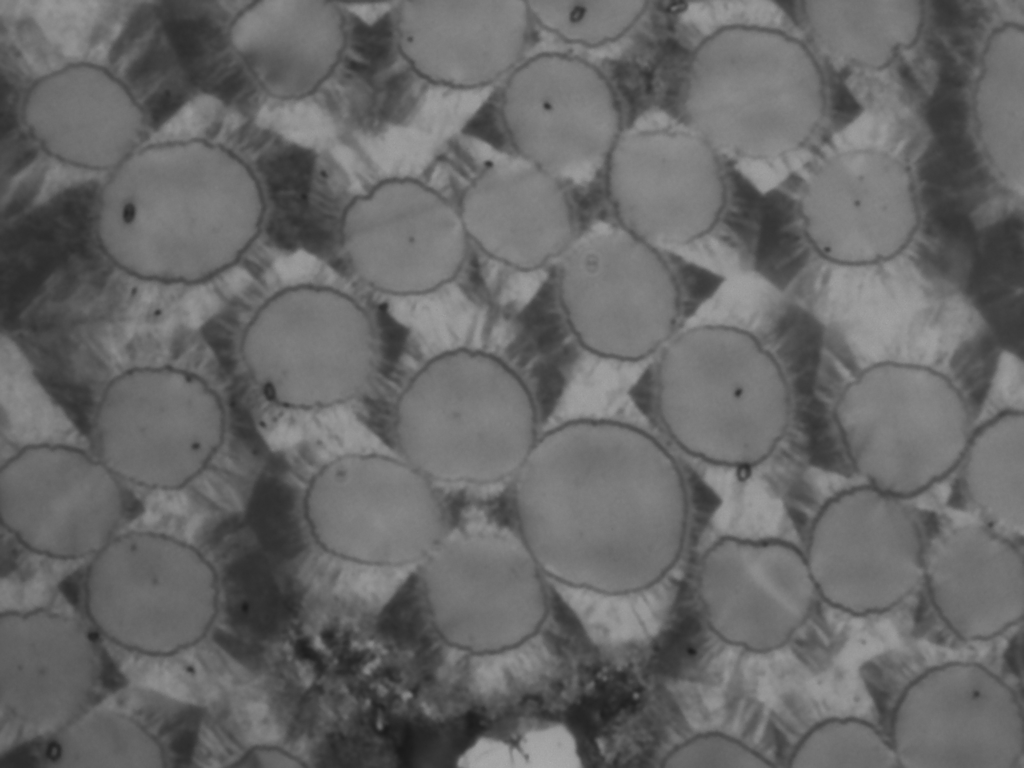
//> input picture imagz_seg/Display_image/MyImage.jpg, 2048 x 1536 px (shown at 1/2 size)
$ ./display_image   (built with g++ and OpenCV 4)
//> lines starting //> are read from the running program, lines starting //| are printed output that depends on the picture; after the words box and inside, x2 and y2 are one past the last pixel; in counts of white or black regions, pixels touching at a corner belong together
#include <math.h>
#include <opencv2/opencv.hpp>
#include <iostream>
#include <fstream>

using namespace cv;
using namespace std;


//------------------------------------------------//
int main(int argc, char** argv)
{
 // Read the image file
 Mat img = imread("MyImage.jpg");
//> img is the input picture: 1536 rows x 2048 cols, CV_8UC3; min 26, max 175, mean 104.1

 // Check for failure
 if (img.empty())
 {
  cout << "Could not open or find the image" << endl;
  cin.get(); //wait for any key press
  return -1;
 }


/*---------Image Segmentation with Distance Transform and Watershed Algorithm --------*/

 //Note the image is img loaded correctly
Mat src = imread("MyImage.jpg");


/*
Any grayscale image can be viewed as a topographic surface where high intensity denotes peaks and hills while low intensity denotes valleys. You start filling every isolated valleys (local minima) with different colored water (labels). As the water rises, depending on the peaks (gradients) nearby, water from different valleys, obviously with different colors will start to merge. To avoid that, you build barriers in the locations where water merges. You continue the work of filling water and building barriers until all the peaks are under water. Then the barriers you created gives you the segmentation result. This is the "philosophy" behind the watershed. You can visit the CMM webpage on watershed to understand it with the help of some animations.

But this approach gives you oversegmented result due to noise or any other irregularities in the image. So OpenCV implemented a marker-based watershed algorithm where you specify which are all valley points are to be merged and which are not. It is an interactive image segmentation. What we do is to give different labels for our object we know. Label the region which we are sure of being the foreground or object with one color (or intensity), label the region which we are sure of being background or non-object with another color and finally the region which we are not sure of anything, label it with 0. That is our marker. Then apply watershed algorithm. Then our marker will be updated with the labels we gave, and the boundaries of objects will have a value of -1.
*/
//src is our image
//show original
Mat imS, grey, dst;
string nameimage="Original";
namedWindow(nameimage, WINDOW_NORMAL);
resize(src, imS, Size(), 0.5,0.5) ;
imshow(nameimage, imS);

//cvt to grey
cvtColor(src, grey, COLOR_RGBA2GRAY, 0);

nameimage="grey";
namedWindow(nameimage, WINDOW_NORMAL);
imshow(nameimage, grey);

//treshhold
threshold(grey, grey, 0, 255, THRESH_BINARY | THRESH_OTSU);
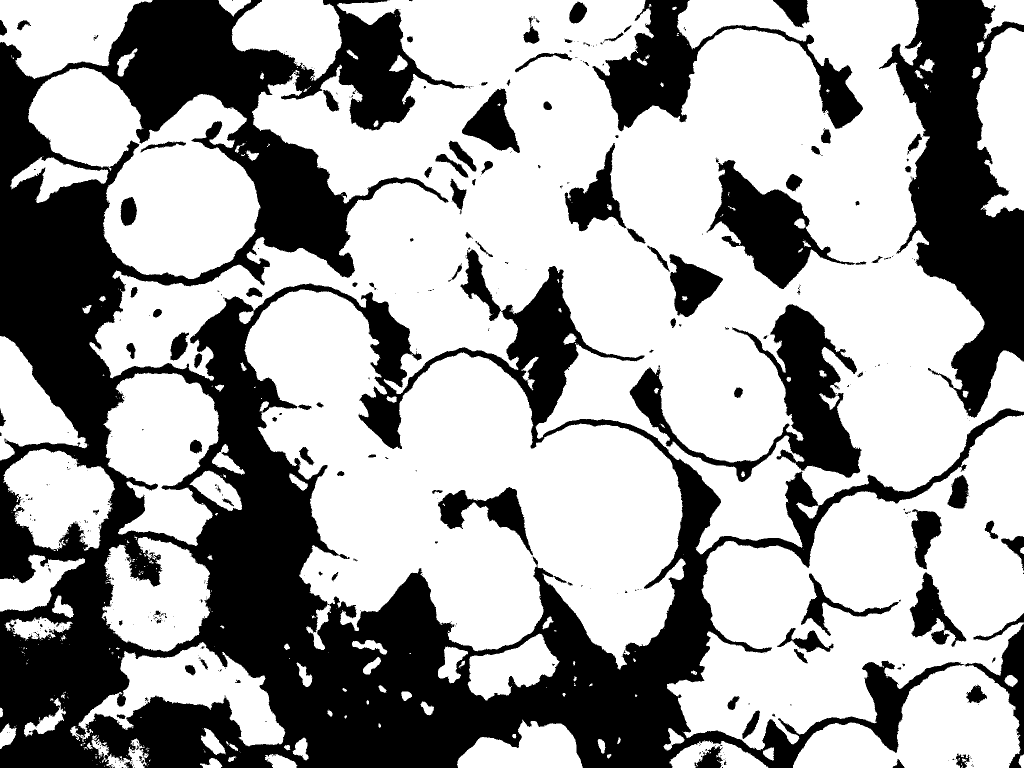
//> grey: 1536 rows x 2048 cols, CV_8UC1 (shown at 1/2 size); 63.4% white; 487 black regions (361 under 20 px), largest, box (x1, y1, x2, y2) and area: (0, 0, 2048, 1536) 830875, (1758, 0, 2048, 836) 114713, (1259, 608, 1723, 964) 44578

nameimage="Otsu/Binary";
namedWindow(nameimage, WINDOW_NORMAL);
imshow(nameimage, grey);


// get background
Mat M=Mat::ones(3, 3, CV_8U);
cout<<M<<endl;

erode(grey, grey, M);
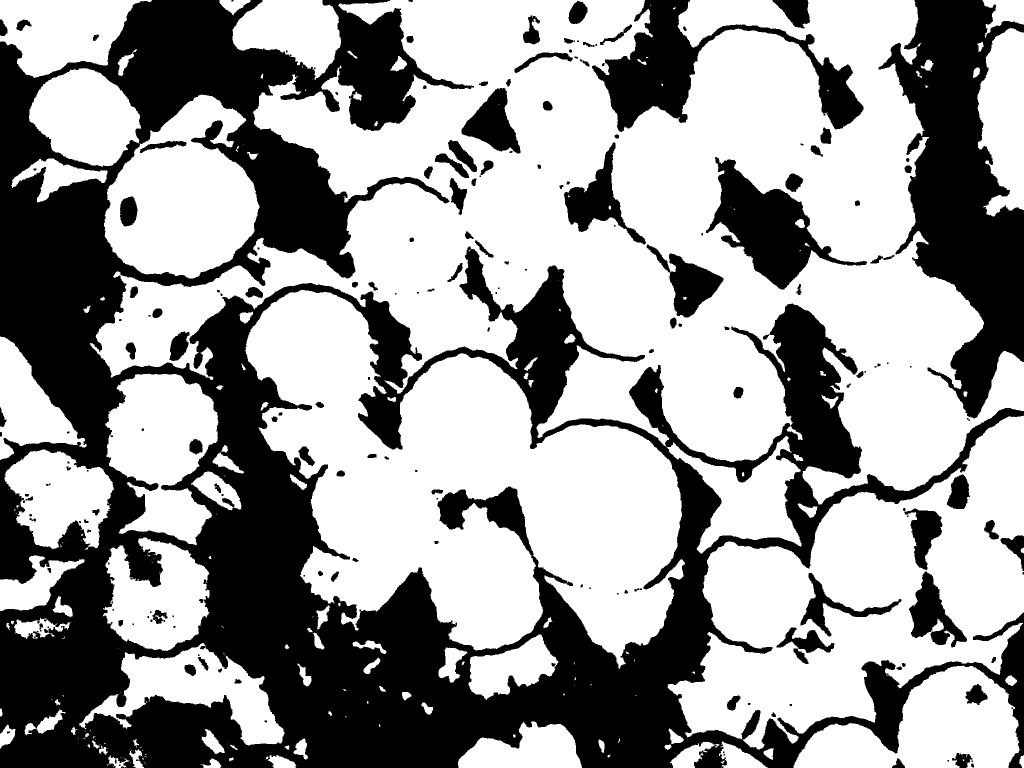
//> grey: 1536 rows x 2048 cols, CV_8UC1 (shown at 1/2 size); 60.8% white; 212 black regions (73 under 20 px), largest, box (x1, y1, x2, y2) and area: (0, 0, 2048, 1536) 957939, (1757, 0, 2048, 837) 119659, (1184, 0, 1727, 264) 41504

nameimage="eroded";
namedWindow(nameimage, WINDOW_NORMAL);
imshow(nameimage, grey);

Mat coinsBg,coinsFg,opening;

dilate(grey, opening, M);
//> opening: 1536 rows x 2048 cols, CV_8UC1; 63.2% white; 275 black regions (168 under 20 px), largest, box (x1, y1, x2, y2) and area: (0, 0, 2048, 1536) 896768, (1758, 0, 2048, 836) 115094, (1185, 0, 1726, 263) 38676
dilate(opening, coinsBg, M, Point(-1, -1), 3);
//> coinsBg: 1536 rows x 2048 cols, CV_8UC1; 69.7% white; 210 black regions (108 under 20 px), largest, box (x1, y1, x2, y2) and area: (0, 0, 2048, 1536) 669390, (1772, 0, 2048, 831) 103744, (1547, 612, 1718, 952) 28118


nameimage="dilated";
namedWindow(nameimage, WINDOW_NORMAL);
imshow(nameimage, opening);


// distance transform
Mat distTrans;
distanceTransform(opening, distTrans, DIST_L2, 5);
normalize(distTrans, distTrans, 1, 0, NORM_INF);
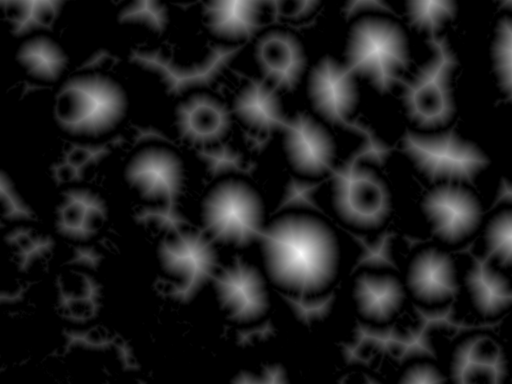
//> distTrans: 1536 rows x 2048 cols, CV_32FC1 (shown at 1/4 size); min 0, max 1, mean 0.116

// get foreground
threshold(distTrans, coinsFg, 0.7 * 1, 255, THRESH_BINARY);
//> coinsFg: 1536 rows x 2048 cols, CV_32FC1; 0.41% white; 6 white regions (1 under 20 px), largest, box (x1, y1, x2, y2) and area: (1147, 962, 1253, 1074) 9018, (1484, 172, 1530, 219) 1492, (911, 825, 953, 873) 1433, (929, 0, 953, 58) 708, (382, 402, 402, 433) 287

nameimage="foreground";
namedWindow(nameimage, WINDOW_NORMAL);
imshow(nameimage, distTrans);


coinsFg.convertTo(coinsFg, CV_8U, 1, 0);
Mat unknown;
subtract(coinsBg, coinsFg, unknown);


nameimage="unknown";
namedWindow(nameimage, WINDOW_NORMAL);
imshow(nameimage, unknown);
// get connected components markers

Mat markers;
connectedComponents(coinsFg, markers);
//> markers: 1536 rows x 2048 cols, CV_32SC1; 7 distinct labels, from 0 to 6
for (int i = 0; i < markers.rows; i++) {
    for (int j = 0; j < markers.cols; j++) {
        markers.at<Vec3b>(i, j)[0] = markers.at<Vec3b>(i, j)[0] + 1;
        if (unknown.at<Vec3b>(i, j)[0] == 255) {
            markers.at<Vec3b>(i, j)[0] = 0;
        }
    }
}
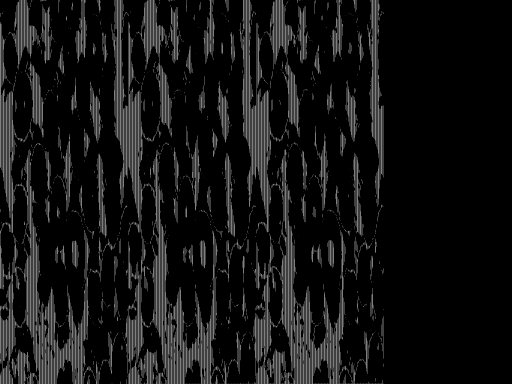
//> markers: 1536 rows x 2048 cols, CV_32SC1 (shown at 1/4 size); min 0, max 16777223, mean 1293792.6; drawn with min black and max white
cvtColor(src, src, COLOR_RGBA2RGB, 0);
watershed(src, markers);
Mat mark = Mat::zeros(markers.size(), CV_8UC1);
markers.convertTo(mark, CV_8UC1);
bitwise_not(mark, mark);
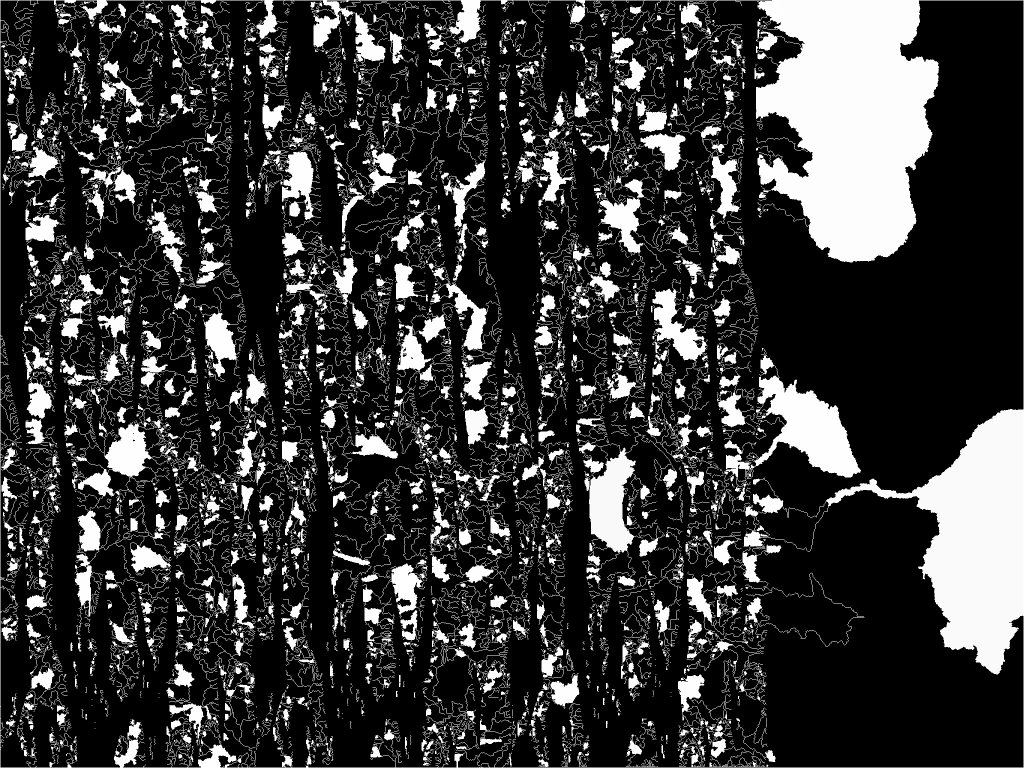
//> mark: 1536 rows x 2048 cols, CV_8UC1 (shown at 1/2 size); min 0, max 255, mean 56.7
nameimage="ws";
namedWindow(nameimage, WINDOW_NORMAL);
imshow(nameimage, mark);

// draw barriers
for (int i = 0; i < markers.rows; i++) {
    for (int j = 0; j < markers.cols; j++) {
        if (markers.at<Vec3b>(i, j)[0] == -1) {
            src.at<Vec3b>(i, j)[0] = 255; // R
            src.at<Vec3b>(i, j)[1] = 0; // G
            src.at<Vec3b>(i, j)[2] = 0; // B
        }
    }
}

nameimage="canvasOutput";
namedWindow(nameimage, WINDOW_NORMAL);
imshow(nameimage, src);


//Construct an histogram, at first i thought of it as to use the color background but now it could be an add on----------------------------------
  vector<Mat> bgr_planes;//Blue,red,green HSV too complicated for me
  split( src, bgr_planes );
  int histSize = 256; //BGR has 0:255
  float range[] = { 0, 256 }; //the upper boundary is exclusive
  const float* histRange = { range };
  bool uniform = true, accumulate = false;

  //calcHist calculates the hisograms, this part was copied from https://docs.opencv.org/3.4/d8/dbc/tutorial_histogram_calculation.html, not that hard to understand
  Mat b_hist, g_hist, r_hist;
  calcHist( &bgr_planes[0], 1, 0, Mat(), b_hist, 1, &histSize, &histRange, uniform, accumulate );
//> b_hist = 256 values, max 72190 at index 122, min 0 at index 0, mean 12288
  calcHist( &bgr_planes[1], 1, 0, Mat(), g_hist, 1, &histSize, &histRange, uniform, accumulate );
//> g_hist has the same summary as b_hist
  calcHist( &bgr_planes[2], 1, 0, Mat(), r_hist, 1, &histSize, &histRange, uniform, accumulate );
//> r_hist has the same summary as b_hist

  int hist_w = 512, hist_h = 400;
  int bin_w = cvRound( (double) hist_w/histSize );
  Mat histImage( hist_h, hist_w, CV_8UC3, Scalar( 0,0,0) );
  normalize(b_hist, b_hist, 0, histImage.rows, NORM_MINMAX, -1, Mat() );
//> b_hist = 256 values, max 400 at index 122, min 0 at index 0, mean 68.09
  normalize(g_hist, g_hist, 0, histImage.rows, NORM_MINMAX, -1, Mat() );
//> g_hist has the same summary as b_hist
  normalize(r_hist, r_hist, 0, histImage.rows, NORM_MINMAX, -1, Mat() );
//> r_hist has the same summary as b_hist
  //create the file
  string name_file="histogram.txt";
  ofstream myfile;
  myfile.open (name_file);

  for( int i = 1; i < histSize; i++ )
  {
      myfile<<b_hist.at<float>(i)<<" "<<g_hist.at<float>(i)<<" "<<r_hist.at<float>(i)<<endl;
  }
  myfile.close();

// [141 lines of commented-out code are left out]


 waitKey(0); // Wait for any keystroke in the window

 destroyWindow(nameimage); //destroy the created window


//


// /* An intuitive alogo for image processing*/
// double min, max;
//     Point maxLoc;
//     //this algorithm had to be updated, the doc i used used opencv 2.8 i use opencv3.0
//     //Mat im = imread("04Bxy.jpg"); im==image
//     Mat hsv; //https://en.wikipedia.org/wiki/HSL_and_HSV
//     Mat channels[3]; //list of mat(image objects)
//     // bgr -> hsv
//     cvtColor(img, hsv, COLOR_BGR2HSV); //conversion to hsv
//     split(hsv, channels); //use chanel
//     // use v channel for processing
//     Mat& ch = channels[2];
//     /*
//     */
//
//     namedWindow("hsv", WINDOW_NORMAL);
//     imshow("hsv", img);
//
//     // apply Otsu thresholding (if we need to, we can implement the algo by ourselves, c'est la chose à faire mdr)
//     Mat bw;
//     threshold(ch, bw, 0, 255, THRESH_BINARY | THRESH_OTSU); //in bw do a binary threshholding otsu's methos
//     //black an white image
//     namedWindow("bW", WINDOW_NORMAL);
//     imshow("bW", bw);
//
//     // close small gaps //https://opencv-python-tutroals.readthedocs.io/en/latest/py_tutorials/py_imgproc/py_morphological_ops/py_morphological_ops.html in python, but definitely will help
//     Mat kernel = getStructuringElement(MORPH_ELLIPSE, Size(3, 3)); //elliptic filter, why elliptiC???
//     Mat morph;
//     morphologyEx(bw, morph, MORPH_CLOSE, kernel); //dilate and erode see below
//     namedWindow("morph", WINDOW_NORMAL);
//     imshow("morph", morph);
//     // take distance transform
//     Mat dist;
//     distanceTransform(morph, dist, DIST_L2, DIST_MASK_PRECISE);//Use the OpenCV function cv::distanceTransform in order to obtain the derived representation of a binary image, where the value of each pixel is replaced by its distance to the nearest background pixel, this will definitely be the the most difficult thing to code manually!!!!
//     //show
//     namedWindow("dist", WINDOW_NORMAL);
//     imshow("dist", dist);
//     // add a black border to distance transformed image. to get a good match for circles in the margin, we are adding a border
//     int borderSize = 75;
//     Mat distborder(dist.rows + 2*borderSize, dist.cols + 2*borderSize, dist.depth());
//     copyMakeBorder(dist, distborder,
//             borderSize, borderSize, borderSize, borderSize,
//             BORDER_CONSTANT | BORDER_ISOLATED, Scalar(0, 0, 0));
//     //  from the sizes of the circles in the image,
//     // a ~75 radius disk looks reasonable, so the borderSize was selected as 75,w hy though???
//     Mat distTempl;
//     Mat kernel2 = getStructuringElement(MORPH_ELLIPSE, Size(2*borderSize+1, 2*borderSize+1));
//     // erode the ~75 radius disk a bit
//     erode(kernel2, kernel2, kernel, Point(-1, -1), 10);
//     // take its distance transform. this is the template
//     distanceTransform(kernel2, distTempl, DIST_L2, DIST_MASK_PRECISE);
//     namedWindow("distTempl", WINDOW_NORMAL);
//     imshow("distTempl", distTempl);
//     // match template
//     Mat nxcor;
//     matchTemplate(distborder, distTempl, nxcor, TM_CCOEFF_NORMED);
//     minMaxLoc(nxcor, &min, &max);
//     // threshold the resulting image. we should be able to get peak regions.
//     // we'll locate the peak of each of these peak regions, what we'll do is take the peaks and they will be the image centers annd use the transform to add distance to the mix and then tada! circles
//     Mat peaks, peaks8u;
//     threshold(nxcor, peaks, max*.5, 255, THRESH_BINARY);
//     namedWindow("peaks", WINDOW_NORMAL);
//     imshow("peaks", peaks);
//     convertScaleAbs(peaks, peaks8u);
//     // find connected components. we'll use each component as a mask for distance transformed image,
//     // then extract the peak location and its strength. strength corresponds to the radius of the circle
//     vector<vector<Point>> contours; //point==pixel(class obhect)
//     vector<Vec4i> hierarchy;
//     findContours(peaks8u, contours, hierarchy, RETR_CCOMP, CHAIN_APPROX_SIMPLE, Point(0, 0));
//     for(int idx = 0; idx >= 0; idx = hierarchy[idx][0])
//     {
//         // prepare the mask
//         peaks8u.setTo(Scalar(0, 0, 0));
//         drawContours(peaks8u, contours, idx, Scalar(255, 255, 255), -1);
//         // find the max value and its location in distance transformed image using mask
//         minMaxLoc(dist, NULL, &max, NULL, &maxLoc, peaks8u);
//         // draw the circles
//         circle(img, maxLoc, (int)max, Scalar(0, 0, 255), 2); //add a circle each time
//     }
//
// String windowNameCircleImage = "The result";
// namedWindow(windowNameCircleImage, WINDOW_NORMAL);
// imshow(windowNameCircleImage, img);
//
// waitKey(0); // Wait for any keystroke in the window
//
// destroyWindow(windowNameCircleImage); //destroy the created window
//
// /*------------end of intuitive algorithm*/
//
//


/*the following are pretested methods, in commentary not to bother you while building, use them directly a sort of toolbox

/*---------------------------------------*/
// Read the image file

// Mat image = imread("test_100x_0.03um_x100_00.png");
//
// // Check for failure
// if (image.empty())
// {
//  cout << "Could not open or find the image" << endl;
//  cin.get(); //wait for any key press
//  return -1;
// }
//
//  /*
//  Make changes to the image as necessary
//  e.g.
//   1. Change brightness/contrast of the image
//   */
//       Mat imageContrastHigh2;
//       image.convertTo(imageContrastHigh2, -1, 2, 0); //increase the contrast by 2
//
//       Mat imageContrastHigh4;
//       image.convertTo(imageContrastHigh4, -1, 4, 0); //increase the contrast by 4
//
//       Mat imageContrastLow0_5;
//       image.convertTo(imageContrastLow0_5, -1, 0.5, 0); //decrease the contrast by 0.5
//
//       Mat imageContrastLow0_25;
//       image.convertTo(imageContrastLow0_25, -1, 0.25, 0); //decrease the contrast by 0.25
//
//
//       //Defining window names for above images
//       String windowNameOriginalImage = "Original Image";
//       String windowNameContrastHigh2 = "Contrast Increased by 2";
//       String windowNameContrastHigh4 = "Contrast Increased by 4";
//       String windowNameContrastLow0_5 = "Contrast Decreased by 0.5";
//       String windowNameContrastLow0_25 = "Contrast Decreased by 0.25";
//
//       //Create and open windows for above images
//       namedWindow(windowNameOriginalImage, WINDOW_NORMAL);
//       namedWindow(windowNameContrastHigh2, WINDOW_NORMAL);
//       namedWindow(windowNameContrastHigh4, WINDOW_NORMAL);
//       namedWindow(windowNameContrastLow0_5, WINDOW_NORMAL);
//       namedWindow(windowNameContrastLow0_25, WINDOW_NORMAL);
//
//       //Show above images inside the created windows.
//       imshow(windowNameOriginalImage, image);
//       imshow(windowNameContrastHigh2, imageContrastHigh2);
//       imshow(windowNameContrastHigh4, imageContrastHigh4);
//       imshow(windowNameContrastLow0_5, imageContrastLow0_5);
//       imshow(windowNameContrastLow0_25, imageContrastLow0_25);
//
//       waitKey(0); // Wait for any key stroke
//
//       destroyAllWindows(); //destroy all open windows
//   /*
//   2. Smooth/Blur image====erode more important in project
//   3. Crop the image
//   4. Rotate the image
//   //
//   5. Draw shapes on the image
//   6.Histogram equalization
//   */
//   //change the color image to grayscale image
//     cvtColor(image, image, COLOR_BGR2GRAY);
//
//     //equalize the histogram
//     Mat hist_equalized_image;
//     equalizeHist(image, hist_equalized_image);
//
//     //Define names of windows
//     String windowNameOfOriginalImage = "Original Image";
//     String windowNameOfHistogramEqualized = "Histogram Equalized Image";
//
//     // Create windows with the above names
//     namedWindow(windowNameOfOriginalImage, WINDOW_NORMAL);
//     namedWindow(windowNameOfHistogramEqualized, WINDOW_NORMAL);
//
//     // Show images inside created windows.
//     imshow(windowNameOfOriginalImage, image);
//     imshow(windowNameOfHistogramEqualized, hist_equalized_image);
//   /*
//   7.Erosion of images, better edges
//   /*
//   */
//
//     //Erode the image with 3x3 kernel
//     Mat image_eroded_with_3x3_kernel;
//     erode(image, image_eroded_with_3x3_kernel, getStructuringElement(MORPH_RECT, Size(3, 3)));
//
//     //Erode the image with 5x5 kernel
//     Mat image_eroded_with_5x5_kernel;
//     erode(image, image_eroded_with_5x5_kernel, getStructuringElement(MORPH_RECT, Size(5, 5)));
//
//     //Define names of the windows
//     String window_name = "Original";
//     String window_name_eroded_with_3x3_kernel = "Original eroded with 3 x 3 kernel";
//     String window_name_eroded_with_5x5_kernel = "Original eroded with 5 x 5 kernel";
//
//     // Create windows with above names
//     namedWindow(window_name);
//     namedWindow(window_name_eroded_with_3x3_kernel);
//     namedWindow(window_name_eroded_with_5x5_kernel);
//
//     // Show our images inside the created windows.
//     imshow(window_name, image);
//     imshow(window_name_eroded_with_3x3_kernel, image_eroded_with_3x3_kernel);
//     imshow(window_name_eroded_with_5x5_kernel, image_eroded_with_5x5_kernel);
//   /*
//   8.Dilatation of images
//   */
//   //dilate and display the dilated image
//           Mat img1;
//           dilate(image, img1, getStructuringElement(MORPH_RECT,Size(3,3)));
//           namedWindow("Dilated");
//           imshow("Dilated", img1);
//
//           waitKey(0);
//
//           //cleaning up
//           destroyWindow("MyWindow");
//           destroyWindow("Dilated");
//   /*
//  */
//
//  bool isSuccess = imwrite("MyImage.jpg", image); //write the image to a file as JPEG
//  //bool isSuccess = imwrite("D:/MyImage.png", image); //write the image to a file as PNG
//  if (isSuccess == false)
//  {
//   cout << "Failed to save the image" << endl;
//   cin.get(); //wait for a key press
//   return -1;
//  }
//
//  cout << "Image is succusfully saved to a file" << endl;
//
//
//  String windowName = "My image saved"; //Name of the window
//
//  namedWindow(windowName); // Create a window
//
//  imshow(windowName, image); // Show our image inside the created window.
//
//  waitKey(0); // Wait for any keystroke in the window
//
//  destroyWindow(windowName); //destroy the created window

 return 0;
}
